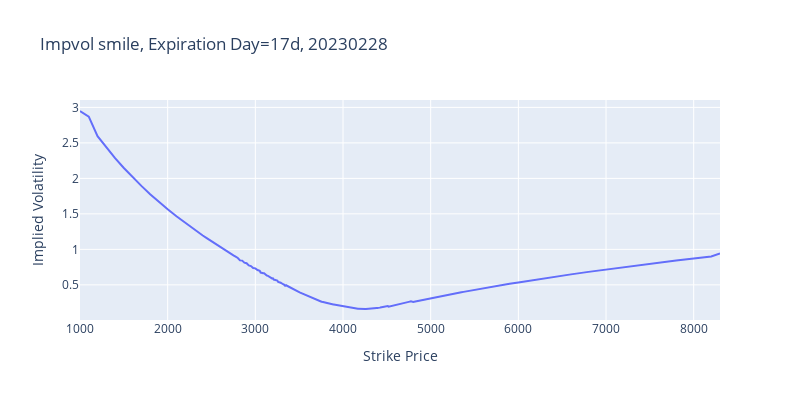

Here is the notebook cell this chart was saved with:
### Markdown cell above
We have options with maturity ranging from 1 day to 5 years. Now we plot the implied volatility curve for a particular maturity.

### Code cell
# An example of the option data of 1753d maturity
mat = 17
print('Maturity =', mat)

option_day_impvol = option_df.loc[option_df['Days_to_expiration'].dt.days == mat].loc[:,['strike_price', 'impl_volatility']]

data = dict(zip(option_day_impvol['strike_price'],option_day_impvol['impl_volatility']))
df = pd.DataFrame(data, index=[0]).T.reset_index()
df.rename(columns={'index':'K', 0:mat}, inplace=True)

df = df.sort_values(by='K',ascending=True).reset_index(drop=True)

# plot implied vol smile
fig = go.Figure()
fig.add_trace(go.Scatter(x=df['K'], y=df[mat], mode='lines', name='Impvol Smile'))
fig.update_layout(title=f"Impvol smile, Expiration Day={mat}d, 20230228", xaxis_title='Strike Price', yaxis_title='Implied Volatility', width=800, height=400)
iplot(fig)

### Figure 1 — Plotly figure (JSON) as saved in the notebook; plotly's stock layout.template omitted (floating-point values rounded to 4 significant figures; data arrays with more than 128 entries replaced by an {"elided": "..."} marker saying what was removed)
{"data": [{"mode": "lines", "name": "Impvol Smile", "type": "scatter", "x": {"elided": "351 int values"}, "y": {"elided": "351 float values"}}], "layout": {"height": 400, "title": {"text": "Impvol smile, Expiration Day=17d, 20230228"}, "width": 800, "xaxis": {"title": {"text": "Strike Price"}}, "yaxis": {"title": {"text": "Implied Volatility"}}}}
